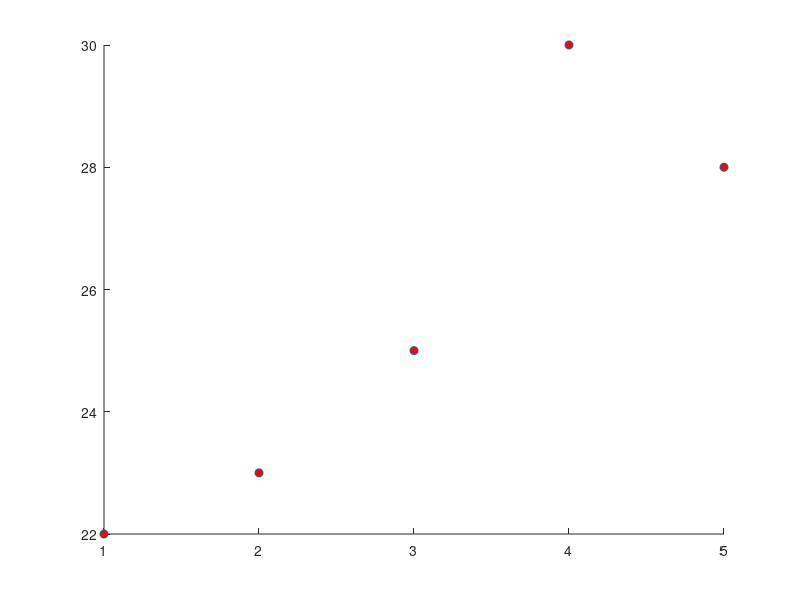

Recreate this plot in MATLAB. (Note: this script raises an error after producing the figure.)
nodes = [1,2,3,4,5];
values = [22,23,25,30,28];
clc; hold on;
plot(nodes,values,'o','markerfacecolor','red');

X = linspace(1,5,1000);

plot(X, newtonForm(nodes,values,X));